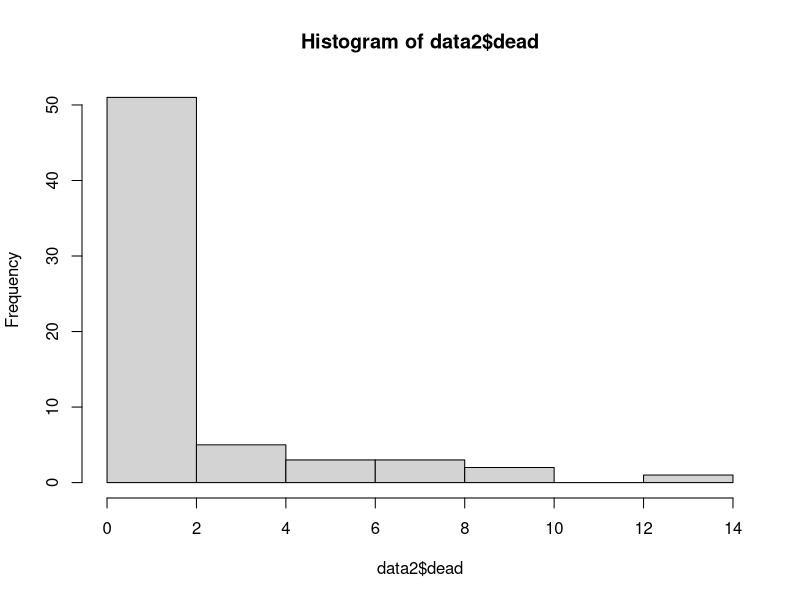
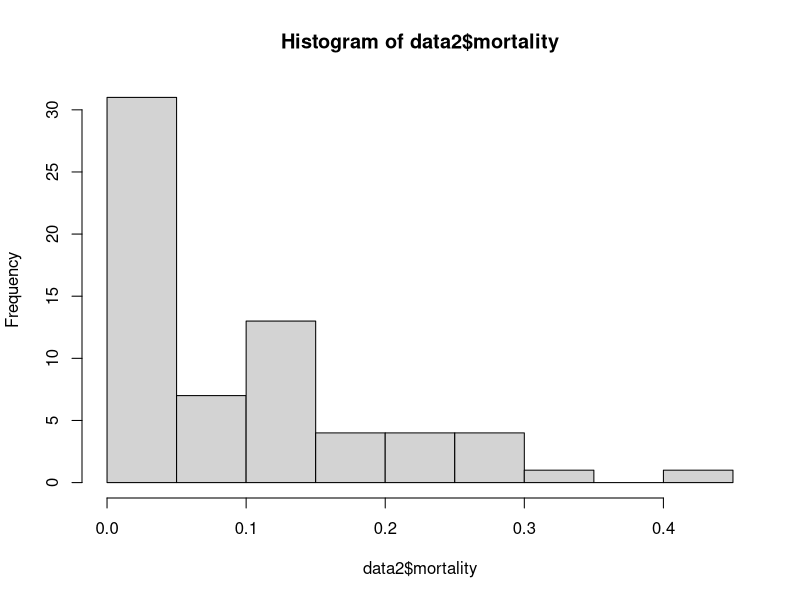
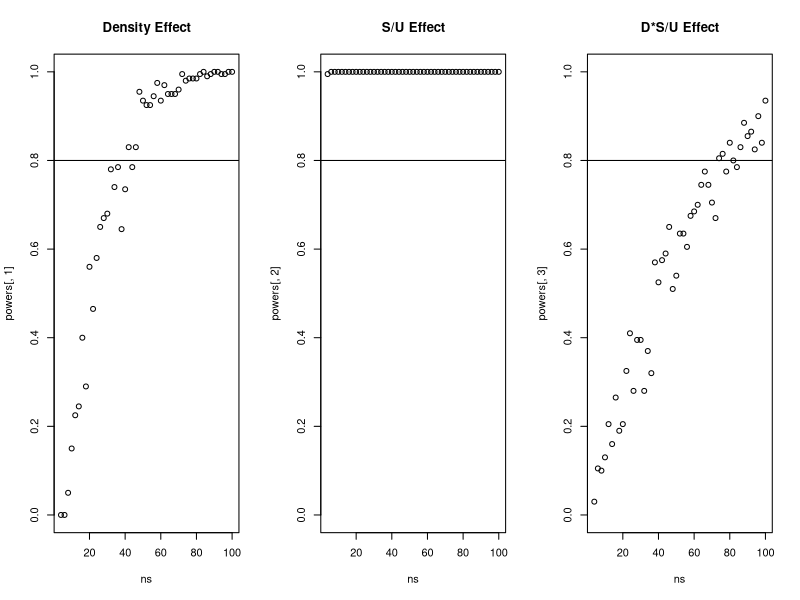

These charts were generated, in order, by the following R code:
### Cursory examination of pilot field experiment and power analysis on oyster mortality at different
### controlled densities (high vs low) and structural orientations (structured vs unstructured)
### for determining final necessary experimental sample size

### See Read_me file


####### Data Preparation ####### 

rm(list = ls())

library(MASS)
library(dplyr)

data2 <- read.csv('PilotDataFull.csv')            # data from pilot experiment with additional simulated data appended

data2 <- filter(data2, density != "M") %>%        # remove medium density reps; were useful for equipment testing but irrelevant to my analysis
  select(-c("notes", "ret_per")) %>%              # remove notes and tray retention percentage (not needed for this analysis)
  filter(total > 5)                               # total = number of combined dead and alive oysters remaining in place upon tray retrieval; remove trays with <5 oysters
colnames(data2)[1] <- "tray_id"                   # fix name issue for tray id column

data2$mortality <- data2$dead/data2$total         # add mortality rate 
data2$survival <- data2$live/data2$total          # add survival rate
#


####### Sample Experimental Design for Data Simulation ####### 

hd_oysters <- 90          # n oysters per entire high density tray
ld_oysters <- 16          # low density tray n
hd_half <- hd_oysters/2   # oysters per with-tray treatment at high density
ld_half <- ld_oysters/2   # oysters per with-tray treatment at low density

tot_trays <- 38           # tot_trays here = treatments 
trays_half <- tot_trays/2 # 2 treatments per tray, so trays_half = number of physical trays needed 

base_mort <- 0.15         # baseline natural mortality (between 0.1-0.2 (Eggleston 1990, La Peyre et al 2013))
hd_effect <- 1.5          # effect of high density on mortality (numbers from Eggleston 1990)
ld_effect <- 0.9          # conservative, less certain value, but low density is expected to decrease mortality
str_effect <- 1           # structure is like a "natural default" so it won't necessarily reduce or add any mortality effect
unstr_effect <- 1.4       # based off Grabowski 2004 (rough estimate)

HDU_effect <- 2           # simulate interaction effects
LDS_effect <- 0.9         # based on effect*effect values

den_fac <- as.factor(c(rep("HD", times = trays_half), rep("HD", times = trays_half),   # treatment levels: density
                       rep("LD", times = trays_half), rep("LD", times = trays_half)))        
str_fac <- as.factor(c(rep("S", times = trays_half), rep("U", times = trays_half),     # treatment levels: structure
                       rep("S", times = trays_half), rep("U", times = trays_half)))  
tray_oysters <- c(rep(hd_half, times = trays_half), rep(hd_half, times = trays_half),  # oysters counts by tray half to match treatments
                  rep(ld_half, times = trays_half), rep(ld_half, times = trays_half))


## Interaction effects ##

mat <- as.matrix(model.matrix(~den_fac*str_fac)) ; mat ; colnames(mat)    # Intercept = HDS; LDS; HDU; LDU
        

                           
####### Simple Models of Effects on Mortality ####### 

hist(data2$dead)                  # check distribution: negative binomial
table(data2$dead)                 # confirm that it isn't a zero-inflated Poisson
hist(data2$mortality)             # alternatively, could model mortality rate as a beta-distributed model

mean(data2$dead); sd(data2$dead)
mean(data2$loose[-(3:5)]/data2$oysters_start[-(3:5)])   # average loss rate (minus outliers) = 0.14


mod.nb <- glm.nb(formula = dead ~ density*structure + offset(log(total)), data = data2) 
summary(mod.nb)                   # negative binomial mod with offset to account for oysters lost throughout sampling
anova(mod.nb, test = "Chisq")     # but depending on error structure of real data, Poisson model may also be appropriate
#



####### Power Analysis ####### 

ns <- seq(from = 4, to = 100, by = 2)                 # value to adjust to determine necessary sample size; by 2 because each tray equals 2 reps
n_sims <- 200                                         # number of simulations
alpha <- 0.05                                         # significance check
pval <- matrix(NA, nrow = n_sims, ncol = 3)           # matrix to store pvalues from model
powers <- matrix(NA, nrow = length(ns), ncol = 3)     # matrix to store power values
 

for(j in 1:length(ns)) { 
  n <- ns[j]
  ######################################
  tot_trays <- n                                       # will change as ns changes
  trays_half <- tot_trays/2       
  hd_oysters <- 90                
  ld_oysters <- 16              
  hd_half <- hd_oysters/2         
  ld_half <- ld_oysters/2         
  
  base_mort <- 0.15         
  hd_effect <- 1.5          
  ld_effect <- 0.9          
  str_effect <- 1           
  unstr_effect <- 1.4
  
  HDU_effect <- 2       # from hd_effect*unstr_effect          
  LDS_effect <- 0.9     # from ld_effect*str_effect
  
  den_fac <- as.factor(rep(c("HD", "HD", "LD", "LD"), each = trays_half)) # create treatment factor levels
  str_fac <- as.factor(rep(c("S", "U", "S", "U"), each = trays_half))
  tray_oysters <- rep(c(hd_half, hd_half, ld_half, ld_half), each = trays_half)
  
  oysters_lost_HD <- rbinom(tot_trays, rep(c(hd_half, hd_half)), 0.14)    # simulate losing oysters during sampling based on avg in pilot data
  oysters_lost_LD <- rbinom(tot_trays, rep(c(ld_half, ld_half)), 0.14)
  lost <- c(oysters_lost_HD, oysters_lost_LD)
  
  
  for(i in 1:n_sims){               # generating mortality for simulated trays/treatments; as number dead per tray treatment
    fakeHDS <- rbinom(trays_half, hd_half, base_mort*hd_effect*str_effect)
    fakeHDU <- rbinom(trays_half, hd_half, base_mort*hd_effect*unstr_effect*HDU_effect)
    fakeLDS <- rbinom(trays_half, ld_half, base_mort*ld_effect*str_effect*LDS_effect)   
    fakeLDU <- rbinom(trays_half, ld_half, base_mort*ld_effect*unstr_effect)
    mortality <- c(fakeHDS, fakeHDU, fakeLDS, fakeLDU)


    dat_tmp <- data.frame(          # create data frame for analysis with generated tray data
      trays = tot_trays, 
      den_treatment = den_fac, 
      str_treatment = str_fac,
      oysters <-  tray_oysters,     # oysters per treatment (half tray)
      mortality = mortality,
      lost = lost,
      end_oysters = oysters - lost  # create total number of oysters remaining for model offset
    )
    
    
    mod.po <- glm(mortality ~ den_treatment*str_treatment + offset(log(end_oysters)), data = dat_tmp, family = poisson)        
    summary(mod.po)                 # using tray treatments as defined above 

    #####################################
    
    pval[i, 1] <- summary(mod.po)$coefficients[14] # LD; [13] = HDS = intercept
    pval[i, 2] <- summary(mod.po)$coefficients[15] # U
    pval[i, 3] <- summary(mod.po)$coefficients[16] # LD*U
    
  }

  powers[j, 1] <- sum(pval[, 1] < alpha)/n_sims    # effect detection power as num trays increases
  powers[j, 2] <- sum(pval[, 2] < alpha)/n_sims
  powers[j, 3] <- sum(pval[, 3] < alpha)/n_sims
  
  #####################################
}


par(mfrow = c(1,3))

plot(ns, powers[, 1], ylim = c(0, 1), main = "Density Effect"); abline(h = 0.8)  #graphically show how many trays needed to reach
plot(ns, powers[, 2], ylim = c(0, 1), main = "S/U Effect"); abline(h = 0.8)      # 80% probability of detecting significant effects
plot(ns, powers[, 3], ylim = c(0, 1), main = "D*S/U Effect"); abline(h = 0.8)

# since each tray is divided in half (2 treatments), actual trays needed = ns/2




